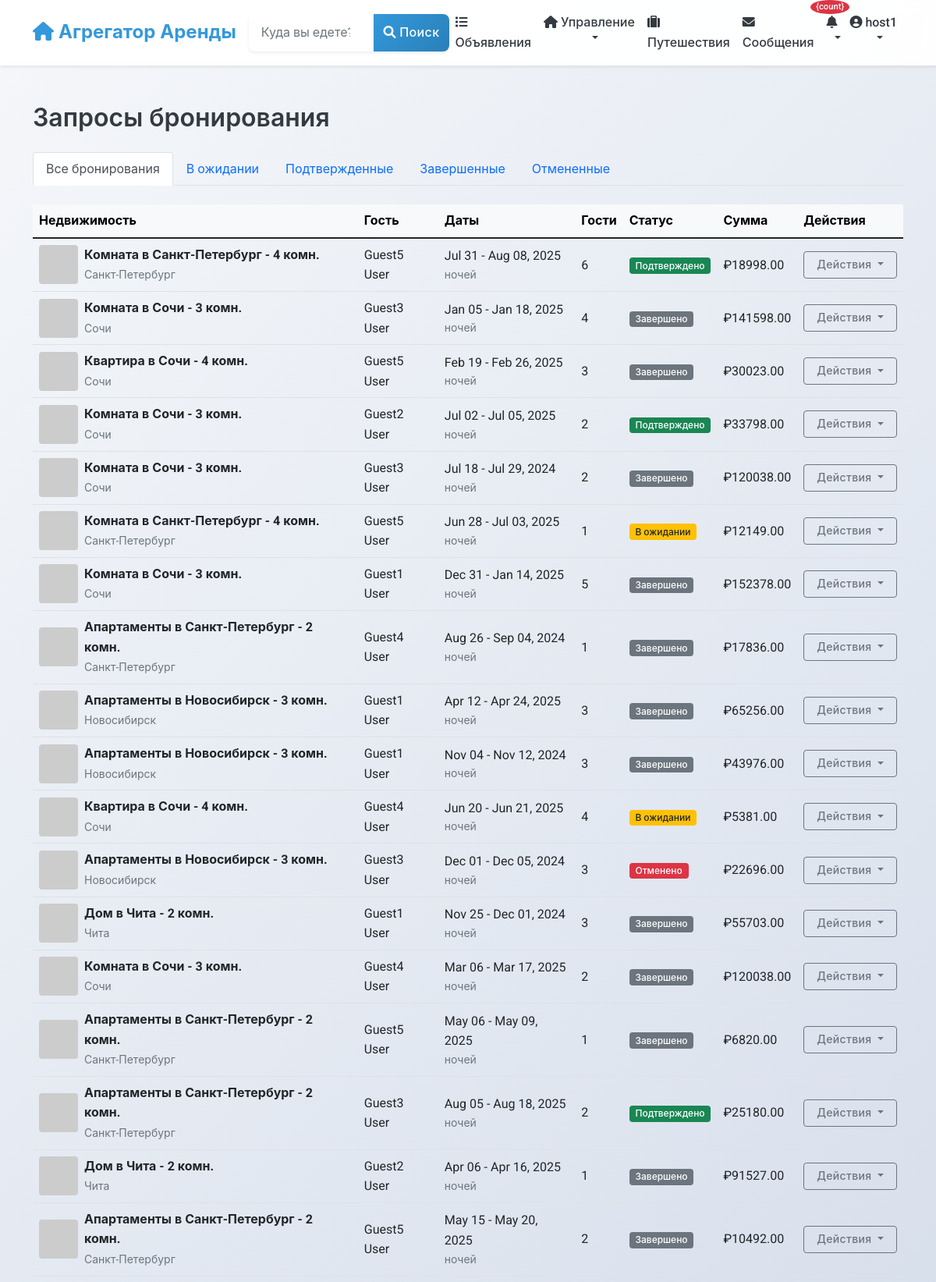
Page /listings/host-bookings/ (signed in, upper part) on the committed database.
### users/models.py (models this page shows, shortened)
class User(AbstractUser):
    phone_number = models.CharField(_("Phone number"), max_length=20, blank=True)
    profile_picture = models.URLField(_("Profile picture URL"), blank=True)
    bio = models.TextField(_("Bio"), blank=True)
    is_phone_verified = models.BooleanField(_("Phone verified"), default=False)
    is_id_verified = models.BooleanField(_("ID verified"), default=False)
    is_host = models.BooleanField(_("Is host"), default=False)
    is_guest = models.BooleanField(_("Is guest"), default=True)
    ROLE_CHOICES = [
        ('user', _('Regular User')),
        ('host', _('Host')),
        ('moderator', _('Moderator')),
        ('admin', _('Administrator')),
    ]
    role = models.CharField(_("Role"), max_length=20, choices=ROLE_CHOICES, default='user')
    email_notifications = models.BooleanField(_("Email notifications"), default=True)
    sms_notifications = models.BooleanField(_("SMS notifications"), default=False)
    date_joined = models.DateTimeField(_("Date joined"), auto_now_add=True)
    last_updated = models.DateTimeField(_("Last updated"), auto_now=True)
    class Meta:
        verbose_name = _("User")
        verbose_name_plural = _("Users")

### listings/models.py (models this page shows, shortened)
class Booking(models.Model):
    STATUS_CHOICES = [
        ('pending', _('Pending')),
        ('confirmed', _('Confirmed')),
        ('canceled', _('Canceled')),
        ('completed', _('Completed')),
    ]
    start_date = models.DateField(_("Check-in date"))
    end_date = models.DateField(_("Check-out date"))
    guests = models.PositiveSmallIntegerField(_("Number of guests"))
    status = models.CharField(_("Status"), max_length=20, choices=STATUS_CHOICES, default='pending')
    base_price = models.DecimalField(_("Base price"), max_digits=10, decimal_places=2)
    cleaning_fee = models.DecimalField(_("Cleaning fee"), max_digits=10, decimal_places=2)
    service_fee = models.DecimalField(_("Service fee"), max_digits=10, decimal_places=2)
    total_price = models.DecimalField(_("Total price"), max_digits=10, decimal_places=2)
    special_requests = models.TextField(_("Special requests"), blank=True)
    listing = models.ForeignKey(
        Listing,
        on_delete=models.CASCADE,
        related_name='bookings'
    )
    guest = models.ForeignKey(
        settings.AUTH_USER_MODEL,
        on_delete=models.CASCADE,
        related_name='bookings'
    )
    booking_reference = models.UUIDField(_("Booking reference"), default=uuid.uuid4, editable=False, unique=True)
    created_at = models.DateTimeField(_("Created at"), auto_now_add=True)
    updated_at = models.DateTimeField(_("Updated at"), auto_now=True)
    class Meta:
        verbose_name = _("Booking")
        verbose_name_plural = _("Bookings")
        ordering = ['-created_at']

class Listing(models.Model):
    title = models.CharField(_("Title"), max_length=100)
    description = models.TextField(_("Description"))
    address = models.CharField(_("Address"), max_length=255)
    city = models.CharField(_("City"), max_length=100)
    state = models.CharField(_("State/Province"), max_length=100)
    country = models.CharField(_("Country"), max_length=100)
    zip_code = models.CharField(_("ZIP/Postal Code"), max_length=20)
    latitude = models.DecimalField(_("Latitude"), max_digits=10, decimal_places=7, null=True, blank=True)
    longitude = models.DecimalField(_("Longitude"), max_digits=10, decimal_places=7, null=True, blank=True)
    price_per_night = models.DecimalField(_("Price per night"), max_digits=10, decimal_places=2)
    cleaning_fee = models.DecimalField(_("Cleaning fee"), max_digits=10, decimal_places=2, default=0)
    service_fee = models.DecimalField(_("Service fee"), max_digits=10, decimal_places=2, default=0)
    bedrooms = models.PositiveSmallIntegerField(_("Bedrooms"))
    bathrooms = models.DecimalField(_("Bathrooms"), max_digits=3, decimal_places=1)
    accommodates = models.PositiveSmallIntegerField(_("Accommodates"))
    property_type = models.CharField(_("Property type"), max_length=50)
    image_urls = models.JSONField(_("Image URLs"), default=list, null=True, blank=True)
    verification_video = models.FileField(
        _("Verification Video"),
        upload_to='verification_videos/',
        null=True,
        blank=True,
        help_text=_("Video proof of property compliance (max 250MB, for moderation only)")
    )
    amenities = models.JSONField(_("Amenities"), default=list)
    house_rules = models.TextField(_("House rules"), blank=True)
    check_in_time = models.TimeField(_("Check-in time"), null=True, blank=True)
    check_out_time = models.TimeField(_("Check-out time"), null=True, blank=True)
    minimum_nights = models.PositiveSmallIntegerField(_("Minimum nights"), default=1)
    maximum_nights = models.PositiveSmallIntegerField(_("Maximum nights"), default=30)
    is_active = models.BooleanField(_("Is active"), default=True)
    is_approved = models.BooleanField(_("Is approved"), default=False)
    host = models.ForeignKey(
        settings.AUTH_USER_MODEL,
        on_delete=models.CASCADE,
        related_name='listings'
    )
    created_at = models.DateTimeField(_("Created at"), auto_now_add=True)
    updated_at = models.DateTimeField(_("Updated at"), auto_now=True)
    class Meta:
        verbose_name = _("Listing")
        verbose_name_plural = _("Listings")
        ordering = ['-created_at', '-id']
        ordering = ['-created_at']
    @property
    def main_image_url(self):
        main_image = self.images.filter(is_main=True).first()
        if main_image:
            return main_image.image.url
        first_image = self.images.first()
        if first_image:
            return first_image.image.url
        if self.image_urls and len(self.image_urls) > 0:
            return self.image_urls[0]
        return "https://via.placeholder.com/800x600.png?text=No+Image+Available"

### listings/views.py (the view)
# urls.py: path('host-bookings/', views.host_bookings, name='host_bookings'),
@login_required
def host_bookings(request):
    if not request.user.is_host:
        messages.error(request, "You are not registered as a host.")
        return redirect('listings:listing_list')
    bookings = Booking.objects.filter(
        listing__host=request.user
    ).select_related('listing', 'guest')
    status = request.GET.get('status')
    if status and status in [choice[0] for choice in Booking.STATUS_CHOICES]:
        bookings = bookings.filter(status=status)
    return render(request, 'listings/host_bookings.html', {
        'bookings': bookings,
        'status_choices': Booking.STATUS_CHOICES,
        'current_status': status
    })

### listings/templates/listings/host_bookings.html (shortened to what this page needs)
{% extends 'base.html' %}
{% load static %}
{% block content %}
<div class="container py-4">
    <div class="row">
        <div class="col-12">
            <h2 class="mb-4">Запросы бронирования</h2>
            <ul class="nav nav-tabs mb-4">
                <li class="nav-item">
                    <a class="nav-link {% if not current_status %}active{% endif %}" href="{% url 'listings:host_bookings' %}">
                        Все бронирования
                    </a>
                </li>
                <li class="nav-item">
                    <a class="nav-link {% if current_status == 'pending' %}active{% endif %}" href="{% url 'listings:host_bookings' %}?status=pending">
                        В ожидании
                    </a>
                </li>
                <li class="nav-item">
                    <a class="nav-link {% if current_status == 'confirmed' %}active{% endif %}" href="{% url 'listings:host_bookings' %}?status=confirmed">
                        Подтвержденные
                    </a>
                </li>
                <li class="nav-item">
                    <a class="nav-link {% if current_status == 'completed' %}active{% endif %}" href="{% url 'listings:host_bookings' %}?status=completed">
                        Завершенные
                    </a>
                </li>
                <li class="nav-item">
                    <a class="nav-link {% if current_status == 'canceled' %}active{% endif %}" href="{% url 'listings:host_bookings' %}?status=canceled">
                        Отмененные
                    </a>
                </li>
            </ul>
            {% if bookings %}
                <div class="table-responsive">
                    <table class="table table-hover align-middle">
                        <thead class="table-light">
                            <tr>
                                <th>Недвижимость</th>
                                <th>Гость</th>
                                <th>Даты</th>
                                <th>Гости</th>
                                <th>Статус</th>
                                <th>Сумма</th>
                                <th>Действия</th>
                            </tr>
                        </thead>
                        <tbody>
                            {% for booking in bookings %}
                            <tr>
                                <td>
                                    <div class="d-flex align-items-center">
                                        <img src="{{ booking.listing.main_image_url }}" alt="{{ booking.listing.title }}" class="rounded me-2" style="width: 50px; height: 50px; object-fit: cover;">
                                        <div>
                                            <div class="fw-bold">{{ booking.listing.title }}</div>
                                            <small class="text-muted">{{ booking.listing.city }}</small>
                                        </div>
                                    </div>
                                </td>
                                <td>
                                    {{ booking.guest.get_full_name|default:booking.guest.username }}
                                </td>
                                <td>
                                    {{ booking.start_date|date:"M d" }} - {{ booking.end_date|date:"M d, Y" }}
                                    <div class="small text-muted">{{ booking.nights }} ночей</div>
                                </td>
                                <td>{{ booking.guests }}</td>
                                <td>
                                    <span class="badge {% if booking.status == 'confirmed' %}bg-success{% elif booking.status == 'pending' %}bg-warning text-dark{% elif booking.status == 'canceled' %}bg-danger{% elif booking.status == 'completed' %}bg-secondary{% endif %}">
                                        {% if booking.status == 'confirmed' %}Подтверждено
                                        {% elif booking.status == 'pending' %}В ожидании
                                        {% elif booking.status == 'canceled' %}Отменено
                                        {% elif booking.status == 'completed' %}Завершено
                                        {% endif %}
                                    </span>
                                </td>
                                <td>₽{{ booking.total_price }}</td>
                                <td>
                                    <div class="dropdown">
                                        <button class="btn btn-sm btn-outline-secondary dropdown-toggle" type="button" data-bs-toggle="dropdown" aria-expanded="false">
                                            Действия
                                        </button>
                                    </div>
                                </td>
                            </tr>
                            {% endfor %}
                        </tbody>
                    </table>
                </div>
            {% endif %}
        </div>
    </div>
</div>
{% endblock %}

### templates/includes/navbar.html (shortened to what this page needs)
<nav class="navbar navbar-expand-lg navbar-light bg-white shadow-sm">
    <div class="container">
        <a class="navbar-brand" href="{% url 'home' %}">
            <i class="fas fa-home"></i> Агрегатор Аренды
        </a>
        <div class="collapse navbar-collapse" id="navbarSupportedContent">
            <form class="d-flex mx-auto my-2 my-lg-0" action="{% url 'listings:listing_list' %}" method="get">
                <div class="input-group">
                    <input class="form-control" type="search" name="location" placeholder="Куда вы едете?"
                           aria-label="Search" value="{{ request.GET.location|default:'' }}">
                    <button class="btn btn-primary" type="submit">
                        <i class="fas fa-search"></i> Поиск
                    </button>
                </div>
            </form>
            <ul class="navbar-nav ms-auto mb-2 mb-lg-0">
                <li class="nav-item">
                    <a class="nav-link {% if request.resolver_match.url_name == 'listing_list' %}active{% endif %}"
                       href="{% url 'listings:listing_list' %}">
                        <i class="fas fa-list"></i> Объявления
                    </a>
                </li>
                {% if user.is_authenticated %}
                    {% if user.is_host %}
                    <li class="nav-item dropdown">
                        <a class="nav-link dropdown-toggle" href="#" id="hostDropdown" role="button"
                           data-bs-toggle="dropdown" aria-expanded="false">
                            <i class="fas fa-home"></i> Управление
                        </a>
                    </li>
                    {% else %}
                    <li class="nav-item">
                        <a class="nav-link" href="{% url 'listings:listing_create' %}">
                            <i class="fas fa-plus"></i> Подать объявление
                        </a>
                    </li>
                    {% endif %}
                    <li class="nav-item">
                        <a class="nav-link {% if request.resolver_match.url_name == 'user_bookings' %}active{% endif %}"
                           href="{% url 'listings:user_bookings' %}">
                            <i class="fas fa-suitcase"></i> Путешествия
                        </a>
                    </li>
                    <li class="nav-item">
                        <a class="nav-link position-relative {% if 'chat' in request.path %}active{% endif %}"
                           href="{% url 'chat:conversation_list' %}">
                            <i class="fas fa-envelope"></i> Сообщения
                        </a>
                    </li>
                    <li class="nav-item dropdown">
                        <a class="nav-link dropdown-toggle position-relative" href="#" id="notificationDropdown"
                           role="button" data-bs-toggle="dropdown" aria-expanded="false"
                           onclick="loadNotifications()"
                           data-bs-auto-close="outside">
                            <i class="fas fa-bell"></i>
                            <span class="position-absolute"
                                  id="notification-badge-container"
                                  style="top: -8px; right: -8px; z-index: 1000;"
                                  hx-get="{% url 'notifications:get_unread_count' %}"
                                  hx-trigger="load, every 30s"
                                  hx-swap="innerHTML">
                                {% load notify_tags %}
                                {% notification_count as count %}
                                {% if count > 0 %}
                                <span class="badge bg-danger" id="notification-badge" style="font-size: 0.7rem; min-width: 18px; height: 18px; border-radius: 50%; display: flex; align-items: center; justify-content: center;">{count}</span>
                                {% endif %}
                            </span>
                        </a>
                    </li>
                    <li class="nav-item dropdown">
                        <a class="nav-link dropdown-toggle" href="#" id="userDropdown" role="button"
                           data-bs-toggle="dropdown" aria-expanded="false">
                            {% if user.profile_picture %}
                                <img src="{{ user.profile_picture }}" alt="{{ user.username }}" class="user-avatar sm me-1">
                            {% else %}
                                <i class="fas fa-user-circle"></i>
                            {% endif %}
                            {{ user.username }}
                        </a>
                    </li>
                {% endif %}
            </ul>
        </div>
    </div>
</nav>

### rows in the picture
User: username "host1"
Booking: listing "Комната в Санкт-Петербург - 4 комн.", listing.city "Санкт-Петербург", guest.get_full_name "Guest5 User", start_date "Jul 31", end_date "Aug 08, 2025", guests "6", status "Подтверждено", total_price "18998.00"
Booking: listing "Комната в Сочи - 3 комн.", listing.city "Сочи", guest.get_full_name "Guest3 User", start_date "Jan 05", end_date "Jan 18, 2025", guests "4", status "Завершено", total_price "141598.00"
Booking: listing "Квартира в Сочи - 4 комн.", listing.city "Сочи", guest.get_full_name "Guest5 User", start_date "Feb 19", end_date "Feb 26, 2025", guests "3", status "Завершено", total_price "30023.00"
Booking: listing "Комната в Сочи - 3 комн.", listing.city "Сочи", guest.get_full_name "Guest2 User", start_date "Jul 02", end_date "Jul 05, 2025", guests "2", status "Подтверждено", total_price "33798.00"
Booking: listing "Комната в Сочи - 3 комн.", listing.city "Сочи", guest.get_full_name "Guest3 User", start_date "Jul 18", end_date "Jul 29, 2024", guests "2", status "Завершено", total_price "120038.00"
Booking: listing "Комната в Санкт-Петербург - 4 комн.", listing.city "Санкт-Петербург", guest.get_full_name "Guest5 User", start_date "Jun 28", end_date "Jul 03, 2025", guests "1", status "В ожидании", total_price "12149.00"
Booking: listing "Комната в Сочи - 3 комн.", listing.city "Сочи", guest.get_full_name "Guest1 User", start_date "Dec 31", end_date "Jan 14, 2025", guests "5", status "Завершено", total_price "152378.00"
Booking: listing "Апартаменты в Санкт-Петербург - 2 комн.", listing.city "Санкт-Петербург", guest.get_full_name "Guest4 User", start_date "Aug 26", end_date "Sep 04, 2024", guests "1", status "Завершено", total_price "17836.00"
Booking: listing "Апартаменты в Новосибирск - 3 комн.", listing.city "Новосибирск", guest.get_full_name "Guest1 User", start_date "Apr 12", end_date "Apr 24, 2025", guests "3", status "Завершено", total_price "65256.00"
Booking: listing "Апартаменты в Новосибирск - 3 комн.", listing.city "Новосибирск", guest.get_full_name "Guest1 User", start_date "Nov 04", end_date "Nov 12, 2024", guests "3", status "Завершено", total_price "43976.00"
Booking: listing "Квартира в Сочи - 4 комн.", listing.city "Сочи", guest.get_full_name "Guest4 User", start_date "Jun 20", end_date "Jun 21, 2025", guests "4", status "В ожидании", total_price "5381.00"
Booking: listing "Апартаменты в Новосибирск - 3 комн.", listing.city "Новосибирск", guest.get_full_name "Guest3 User", start_date "Dec 01", end_date "Dec 05, 2024", guests "3", status "Отменено", total_price "22696.00"
Booking: listing "Дом в Чита - 2 комн.", listing.city "Чита", guest.get_full_name "Guest1 User", start_date "Nov 25", end_date "Dec 01, 2024", guests "3", status "Завершено", total_price "55703.00"
Booking: listing "Комната в Сочи - 3 комн.", listing.city "Сочи", guest.get_full_name "Guest4 User", start_date "Mar 06", end_date "Mar 17, 2025", guests "2", status "Завершено", total_price "120038.00"
Booking: listing "Апартаменты в Санкт-Петербург - 2 комн.", listing.city "Санкт-Петербург", guest.get_full_name "Guest5 User", start_date "May 06", end_date "May 09, 2025", guests "1", status "Завершено", total_price "6820.00"
Booking: listing "Апартаменты в Санкт-Петербург - 2 комн.", listing.city "Санкт-Петербург", guest.get_full_name "Guest3 User", start_date "Aug 05", end_date "Aug 18, 2025", guests "2", status "Подтверждено", total_price "25180.00"
Booking: listing "Дом в Чита - 2 комн.", listing.city "Чита", guest.get_full_name "Guest2 User", start_date "Apr 06", end_date "Apr 16, 2025", guests "1", status "Завершено", total_price "91527.00"
Booking: listing "Апартаменты в Санкт-Петербург - 2 комн.", listing.city "Санкт-Петербург", guest.get_full_name "Guest5 User", start_date "May 15", end_date "May 20, 2025", guests "2", status "Завершено", total_price "10492.00"
